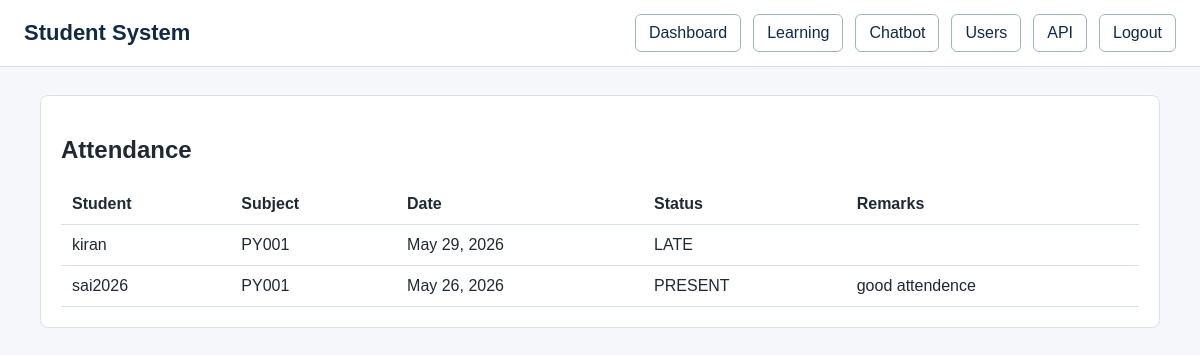
The app's page /attendence/ (signed in) with its own data.
### accounts/models.py (models this page shows, shortened)
class User(AbstractUser):
    class Roles(models.TextChoices):
        SUPER_ADMIN = 'SUPER_ADMIN', 'Super Admin'
        STUDENT = 'STUDENT', 'Student'
        FACULTY = 'FACULTY', 'Faculty'
        ADMIN = 'ADMIN', 'Admin'
        PARENT = 'PARENT', 'Parent'
    email = models.EmailField(unique=True)
    role = models.CharField(
        max_length=30, choices=Roles.choices, default=Roles.STUDENT)
    phone_number = models.CharField(max_length=15, blank=True, null=True)
    profile_picture = models.ImageField(
        upload_to='profiles/', blank=True, null=True)
    is_verified = models.BooleanField(default=False)
    created_at = models.DateTimeField(auto_now_add=True)
    updated_at = models.DateTimeField(auto_now=True)
    def is_admin_role(self):
        return self.role in [self.Roles.ADMIN, self.Roles.SUPER_ADMIN] or self.is_superuser

### learning/models.py (models this page shows, shortened)
class Subject(models.Model):
    name = models.CharField(max_length=100)
    code = models.CharField(max_length=20, unique=True)
    description = models.TextField(blank=True, null=True)
    created_at = models.DateTimeField(auto_now_add=True)
    created_by = models.ForeignKey(
        settings.AUTH_USER_MODEL, on_delete=models.SET_NULL,
        null=True, related_name="subjects_created")

### attendence/models.py (models this page shows, shortened)
class AttendanceRecord(models.Model):
    STATUS_CHOICES = (
        ('PRESENT', 'Present'),
        ('ABSENT', 'Absent'),
        ('LATE', 'Late'),
    )
    student = models.ForeignKey(settings.AUTH_USER_MODEL, on_delete=models.CASCADE, related_name='attendance_records')
    subject = models.ForeignKey('learning.Subject', on_delete=models.CASCADE, related_name='attendance_records')
    date = models.DateField()
    status = models.CharField(max_length=20, choices=STATUS_CHOICES, default='PRESENT')
    remarks = models.CharField(max_length=200, blank=True)
    class Meta:
        ordering = ['-date']
        unique_together = ('student', 'subject', 'date')

### attendence/views.py (the view)
# urls.py: path('', views.attendance_list, name='attendance_list'),
@login_required
def attendance_list(request):
    records = AttendanceRecord.objects.select_related('student', 'subject')
    if request.user.role == User.Roles.STUDENT:
        records = records.filter(student=request.user)
    return render(request, 'simple/list.html', {
        'title': 'Attendance',
        'headers': ['Student', 'Subject', 'Date', 'Status', 'Remarks'],
        'rows': [[item.student.username, item.subject.code, item.date, item.status, item.remarks] for item in records],
    })

### templates/simple/list.html (shortened to what this page needs)
{% extends 'includes/base.html' %}
{% block content %}
<section class="panel">
    <h1>{{ title }}</h1>
    <div class="table-wrap">
        <table>
            <tr>
                {% for header in headers %}
                    <th>{{ header }}</th>
                {% endfor %}
            </tr>
            {% for row in rows %}
                <tr>
                    {% for value in row %}
                        <td>{{ value }}</td>
                    {% endfor %}
                </tr>
            {% empty %}
                <tr><td colspan="{{ headers|length }}">No records found.</td></tr>
            {% endfor %}
        </table>
    </div>
</section>
{% endblock %}

### static/css/style.css (style rules this page uses)
* { box-sizing: border-box; }
body { margin: 0; font-family: Arial, sans-serif; color: #1f2933; background: #f5f7fb; }
.panel, .card { background: #ffffff; border: 1px solid #d9e2ec; border-radius: 8px; padding: 20px; }
.table-wrap { overflow-x: auto; }
table { width: 100%; border-collapse: collapse; background: #ffffff; }
th, td { padding: 11px; border-bottom: 1px solid #d9e2ec; text-align: left; vertical-align: top; }

### records on screen
User: row "kiran"
Subject: row "PY001" "PY001"
AttendanceRecord: row "May 29, 2026" "LATE"
User: row "sai2026"
AttendanceRecord: row "May 26, 2026" "PRESENT" "good attendence"

### other values on screen
{{ title }} "Attendance"
{{ header }} "Student" "Subject" "Date" "Status" "Remarks"
